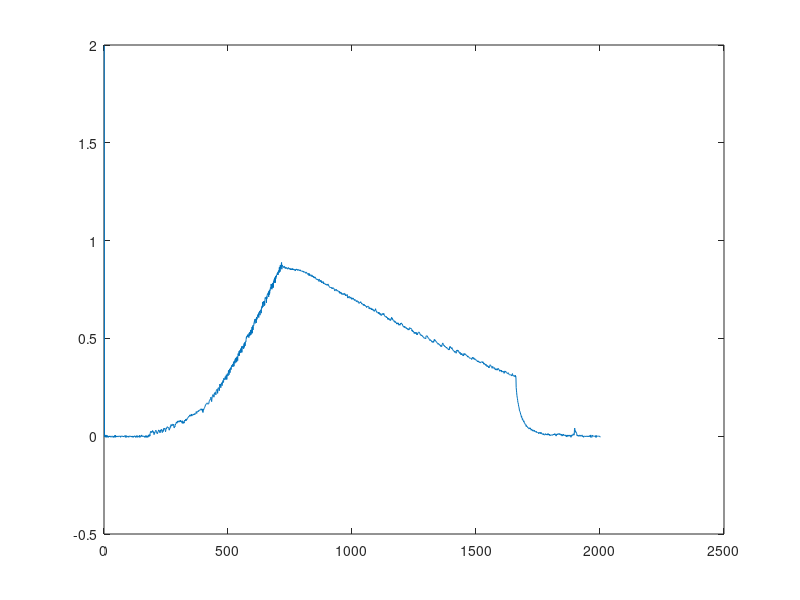

Source code (MATLAB):
file = csvread("scope_6.csv");

time = file(:,1);
voltage = file(:,2);

offset = mean(voltage(1916 : end));

plot(voltage-offset);